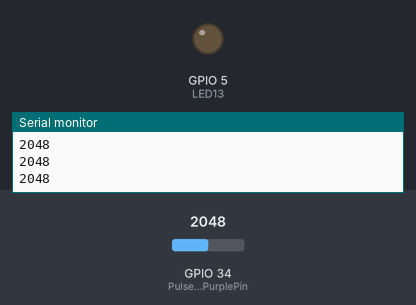
Simulated run of this sketch. Board: ESP32. On the bench: output pins drawn as LEDs (lit = HIGH), the last lines printed to the serial monitor. The test bench sets the inputs (shaded band); at power-on: GPIO 34 (PulseSensorPurplePin) = 2048. Nothing arrives over Bluetooth unless stated; a phone connects over Bluetooth LE 3 s after start.

Above: at 1.2 s.
1.3 s: GPIO 34 (PulseSensorPurplePin) set to 3837
4.2 s: GPIO 34 (PulseSensorPurplePin) set to 3971
At 5.4 s:
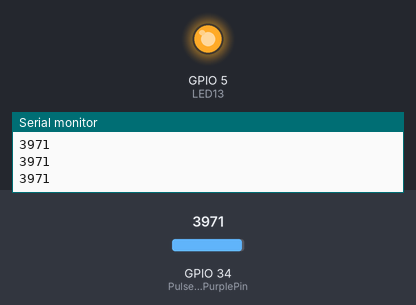
5.7 s: GPIO 34 (PulseSensorPurplePin) set to 3860
At 6.8 s:
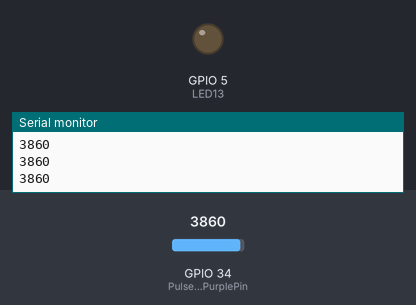
7.2 s: GPIO 34 (PulseSensorPurplePin) set to 3940
At 8.1 s:
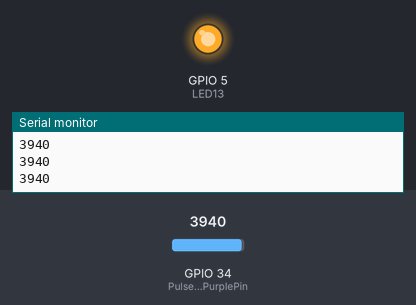
Timing chart, 0 to 9.7 s (numbered marks = the images above; inputs shaded):
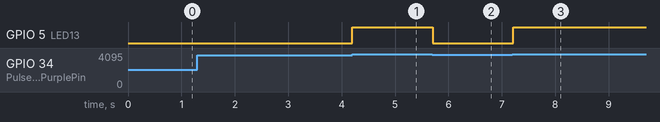

The sketch:

BLE_server_notify.ino
```cpp
/*
    Video: https://www.youtube.com/watch?v=oCMOYS71NIU
    Based on Neil Kolban example for IDF: https://github.com/nkolban/esp32-snippets/blob/master/cpp_utils/tests/BLE%20Tests/SampleNotify.cpp
    Ported to Arduino ESP32 by Evandro Copercini
    updated by chegewara

   Create a BLE server that, once we receive a connection, will send periodic notifications.
   The service advertises itself as: 4fafc201-1fb5-459e-8fcc-c5c9c331914b
   And has a characteristic of: beb5483e-36e1-4688-b7f5-ea07361b26a8

   The design of creating the BLE server is:
   1. Create a BLE Server
   2. Create a BLE Service
   3. Create a BLE Characteristic on the Service
   4. Create a BLE Descriptor on the characteristic
   5. Start the service.
   6. Start advertising.

   A connect hander associated with the server starts a background task that performs notification
   every couple of seconds.
*/
#include <BLEDevice.h>
#include <BLEServer.h>
#include <BLEUtils.h>
#include <BLE2902.h>

BLEServer* pServer = NULL;
BLECharacteristic* pCharacteristic = NULL;
bool deviceConnected = false;
bool oldDeviceConnected = false;

int PulseSensorPurplePin = 34;        // Pulse Sensor PURPLE WIRE connected to ANALOG PIN 0
int LED13 = 5;   //  The on-board Arduion LED


int Signal;                // holds the incoming raw data. Signal value can range from 0-1024
int Threshold = 3900;     // See the following for generating UUIDs:
// https://www.uuidgenerator.net/

#define SERVICE_UUID        "4fafc201-1fb5-459e-8fcc-c5c9c331914b"
#define CHARACTERISTIC_UUID "beb5483e-36e1-4688-b7f5-ea07361b26a8"


class MyServerCallbacks: public BLEServerCallbacks {
    void onConnect(BLEServer* pServer) {
      deviceConnected = true;
    };

    void onDisconnect(BLEServer* pServer) {
      deviceConnected = false;
    }
};


void setup() {
  Serial.begin(115200);

  // Create the BLE Device
  BLEDevice::init("ESP32");

  // Create the BLE Server
  pServer = BLEDevice::createServer();
  pServer->setCallbacks(new MyServerCallbacks());

  // Create the BLE Service
  BLEService *pService = pServer->createService(SERVICE_UUID);

  // Create a BLE Characteristic
  pCharacteristic = pService->createCharacteristic(
                      CHARACTERISTIC_UUID,
                      BLECharacteristic::PROPERTY_READ   |
                      BLECharacteristic::PROPERTY_WRITE  |
                      BLECharacteristic::PROPERTY_NOTIFY
                    );

  // https://www.bluetooth.com/specifications/gatt/viewer?attributeXmlFile=org.bluetooth.descriptor.gatt.client_characteristic_configuration.xml
  // Create a BLE Descriptor
  pCharacteristic->addDescriptor(new BLE2902());

  // Start the service
  pService->start();

  // Start advertising
  BLEAdvertising *pAdvertising = BLEDevice::getAdvertising();
  pAdvertising->addServiceUUID(SERVICE_UUID);
  pAdvertising->setScanResponse(false);
  pAdvertising->setMinPreferred(0x0);  // set value to 0x00 to not advertise this parameter
  BLEDevice::startAdvertising();
  pinMode(LED13, OUTPUT);
  Serial.println("Waiting a client connection to notify...");

}

void loop() {
  // notify changed value
  Signal = analogRead(PulseSensorPurplePin);  // Read the PulseSensor's value.
  // Assign this value to the "Signal" variable.

  Serial.println(Signal);
  if (deviceConnected && (Signal > Threshold)) {
    digitalWrite(LED13, HIGH);
    pCharacteristic->setValue("Heartbeat detected!");
    pCharacteristic->notify();
    // bluetooth stack will go into congestion, if too many packets are sent, in 6 hours test i was able to go as low as 3ms
  }
  else {
    digitalWrite(LED13, LOW);               //  Else, the sigal must be below "550", so "turn-off" this LED.
  }

  delay(10);

}
```

Measured:
- the behaviour switches between 3900 and 3901 on GPIO 34 (PulseSensorPurplePin) (found by bisection; images 0 and 1)
- after the input at 4.2 s, GPIO 5 (LED13): LOW → HIGH at once
- after the input at 5.7 s, GPIO 5 (LED13): HIGH → LOW at once
- after the input at 7.2 s, GPIO 5 (LED13): LOW → HIGH at once
